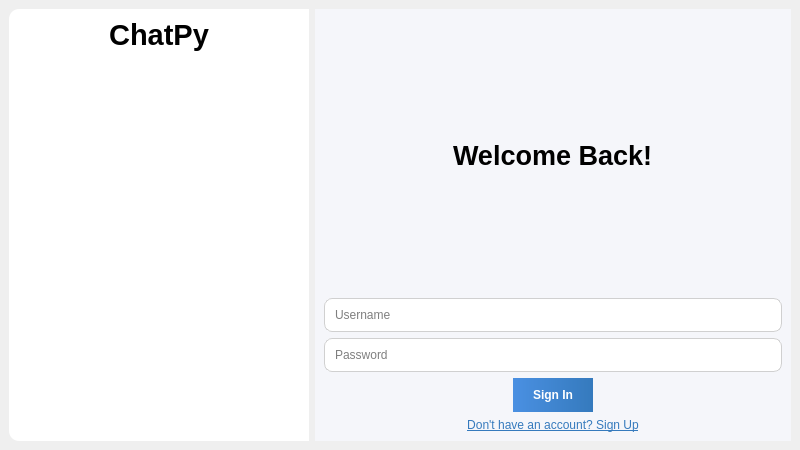
<?xml version="1.0" encoding="UTF-8"?>
<ui version="4.0">
 <class>LoginWindow</class>
 <widget class="QMainWindow" name="LoginWindow">
  <property name="geometry">
   <rect>
    <x>0</x>
    <y>0</y>
    <width>800</width>
    <height>450</height>
   </rect>
  </property>
  <property name="windowTitle">
   <string>Sign In</string>
  </property>
  <widget class="QWidget" name="centralwidget">
   <layout class="QHBoxLayout" name="horizontalLayout">
    <item>
     <widget class="QFrame" name="leftFrame">
      <property name="minimumSize">
       <size>
        <width>300</width>
        <height>0</height>
       </size>
      </property>
      <property name="styleSheet">
       <string notr="true">background-color: #FFFFFF;
border-top-left-radius: 10px;
border-bottom-left-radius: 10px;</string>
      </property>
      <layout class="QVBoxLayout" name="verticalLayout_2">
       <item>
        <widget class="QLabel" name="logoLabel">
         <property name="font">
          <font>
           <pointsize>22</pointsize>
           <bold>true</bold>
          </font>
         </property>
         <property name="text">
          <string>ChatPy</string>
         </property>
         <property name="alignment">
          <set>Qt::AlignCenter</set>
         </property>
        </widget>
       </item>
       <item>
        <spacer name="verticalSpacer">
         <property name="orientation">
          <enum>Qt::Vertical</enum>
         </property>
         <property name="sizeHint" stdset="0">
          <size>
           <width>20</width>
           <height>300</height>
          </size>
         </property>
        </spacer>
       </item>
      </layout>
     </widget>
    </item>

    <item>
     <widget class="QFrame" name="rightFrame">
      <property name="styleSheet">
       <string notr="true">background-color: #F5F6FA;</string>
      </property>
      <layout class="QVBoxLayout" name="verticalLayout">
       <item alignment="Qt::AlignHCenter">
        <widget class="QLabel" name="titleLabel">
         <property name="font">
          <font>
           <pointsize>20</pointsize>
           <bold>true</bold>
          </font>
         </property>
         <property name="text">
          <string>Welcome Back!</string>
         </property>
        </widget>
       </item>

       <item>
        <widget class="QLineEdit" name="nameInput">
         <property name="styleSheet">
          <string notr="true">QLineEdit {
 border: 1px solid #D0D0D0;
 border-radius: 8px;
 padding: 8px;
 background-color: white;
}</string>
         </property>
         <property name="placeholderText">
          <string>Username</string>
         </property>
        </widget>
       </item>

       <item>
        <widget class="QLineEdit" name="passwordInput">
         <property name="styleSheet">
          <string notr="true">QLineEdit {
 border: 1px solid #D0D0D0;
 border-radius: 8px;
 padding: 8px;
 background-color: white;
}</string>
         </property>
         <property name="echoMode">
          <enum>QLineEdit::Password</enum>
         </property>
         <property name="placeholderText">
          <string>Password</string>
         </property>
        </widget>
       </item>

       <item alignment="Qt::AlignHCenter">
        <widget class="QPushButton" name="signInButton">
         <property name="styleSheet">
          <string notr="true">QPushButton {
 background-color: qlineargradient(spread:pad, x1:0, y1:0, x2:1, y2:0, stop:0 #4A90E2, stop:1 #357ABD);
 color: white;
 border-radius: 20px;
 padding: 10px 20px;
 font-weight: bold;
}
QPushButton:hover {
 background-color: qlineargradient(spread:pad, x1:0, y1:0, x2:1, y2:0, stop:0 #5AA0F2, stop:1 #468BDC);
}</string>
         </property>
         <property name="text">
          <string>Sign In</string>
         </property>
        </widget>
       </item>

       <item alignment="Qt::AlignHCenter">
        <widget class="QPushButton" name="signUpButton">
         <property name="styleSheet">
          <string notr="true">QPushButton {
 background-color: transparent;
 color: #357ABD;
 border: none;
 text-decoration: underline;
}
QPushButton:hover {
 color: #5AA0F2;
}</string>
         </property>
         <property name="text">
          <string>Don't have an account? Sign Up</string>
         </property>
        </widget>
       </item>

      </layout>
     </widget>
    </item>
   </layout>
  </widget>
 </widget>
 <resources/>
 <connections/>
</ui>
